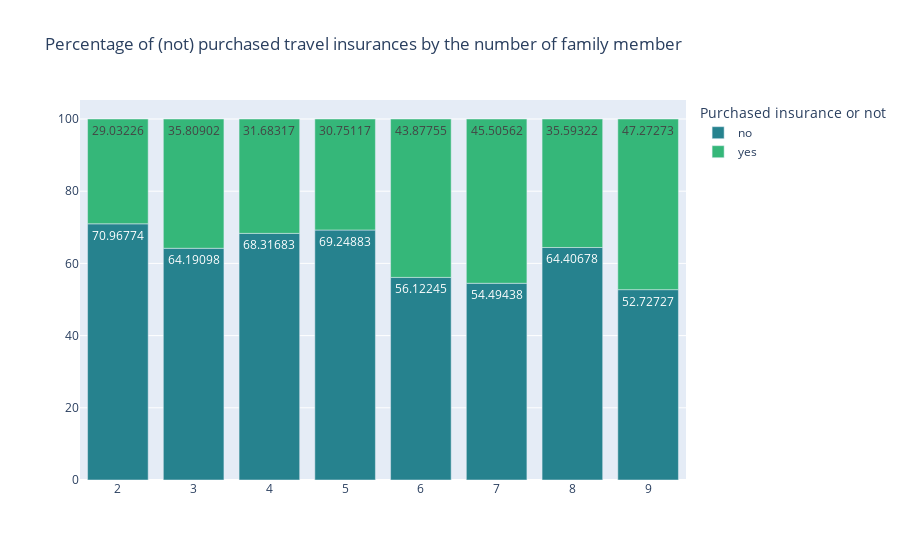

The notebook cell this image was saved under:
### Code cell
family_reseted = family_perc.reset_index()
mf.plot_stacked_barchart_plotly(
    family_reseted,
    "family_members",
    ["no", "yes"],
    "Percentage of (not) purchased travel insurances by the number of family member",
    "Purchased insurance or not",
)

### Figure 1 — Plotly figure (JSON) as saved in the notebook; plotly's stock layout.template omitted (floating-point values rounded to 4 significant figures)
{"data": [{"alignmentgroup": "True", "hovertemplate": "variable=no<br>family_members=%{x}<br>value=%{y}<extra></extra>", "legendgroup": "no", "marker": {"color": "#26828e", "pattern": {"shape": ""}}, "name": "no", "offsetgroup": "no", "orientation": "v", "showlegend": true, "textposition": "auto", "texttemplate": "%{y}", "type": "bar", "x": [2, 3, 4, 5, 6, 7, 8, 9], "xaxis": "x", "y": [70.97, 64.19, 68.32, 69.25, 56.12, 54.49, 64.41, 52.73], "yaxis": "y"}, {"alignmentgroup": "True", "hovertemplate": "variable=yes<br>family_members=%{x}<br>value=%{y}<extra></extra>", "legendgroup": "yes", "marker": {"color": "#35b779", "pattern": {"shape": ""}}, "name": "yes", "offsetgroup": "yes", "orientation": "v", "showlegend": true, "textposition": "auto", "texttemplate": "%{y}", "type": "bar", "x": [2, 3, 4, 5, 6, 7, 8, 9], "xaxis": "x", "y": [29.03, 35.81, 31.68, 30.75, 43.88, 45.51, 35.59, 47.27], "yaxis": "y"}], "layout": {"barmode": "relative", "legend": {"title": {"text": "Purchased insurance or not"}, "tracegroupgap": 0}, "title": {"text": "Percentage of (not) purchased travel insurances by the number of family member"}, "xaxis": {"anchor": "y", "domain": [0, 1], "title": {"text": ""}}, "yaxis": {"anchor": "x", "domain": [0, 1], "title": {"text": ""}}}}
